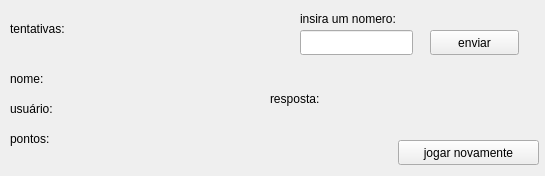
<?xml version="1.0" encoding="UTF-8"?>
<ui version="4.0">
 <class>MainWindow</class>
 <widget class="QMainWindow" name="MainWindow">
  <property name="geometry">
   <rect>
    <x>0</x>
    <y>0</y>
    <width>545</width>
    <height>176</height>
   </rect>
  </property>
  <property name="windowTitle">
   <string>jogo</string>
  </property>
  <widget class="QWidget" name="centralwidget">
   <widget class="QLabel" name="label">
    <property name="geometry">
     <rect>
      <x>10</x>
      <y>20</y>
      <width>81</width>
      <height>17</height>
     </rect>
    </property>
    <property name="text">
     <string>tentativas:</string>
    </property>
   </widget>
   <widget class="QLabel" name="lbTentativa">
    <property name="geometry">
     <rect>
      <x>90</x>
      <y>20</y>
      <width>67</width>
      <height>17</height>
     </rect>
    </property>
    <property name="text">
     <string/>
    </property>
   </widget>
   <widget class="QLabel" name="label_2">
    <property name="geometry">
     <rect>
      <x>10</x>
      <y>70</y>
      <width>51</width>
      <height>17</height>
     </rect>
    </property>
    <property name="text">
     <string>nome:</string>
    </property>
   </widget>
   <widget class="QLabel" name="lbNome">
    <property name="geometry">
     <rect>
      <x>60</x>
      <y>70</y>
      <width>67</width>
      <height>17</height>
     </rect>
    </property>
    <property name="text">
     <string/>
    </property>
   </widget>
   <widget class="QLabel" name="label_3">
    <property name="geometry">
     <rect>
      <x>10</x>
      <y>100</y>
      <width>67</width>
      <height>17</height>
     </rect>
    </property>
    <property name="text">
     <string>usuário:</string>
    </property>
   </widget>
   <widget class="QLabel" name="lbUsuario">
    <property name="geometry">
     <rect>
      <x>70</x>
      <y>100</y>
      <width>121</width>
      <height>17</height>
     </rect>
    </property>
    <property name="text">
     <string/>
    </property>
   </widget>
   <widget class="QLabel" name="label_4">
    <property name="geometry">
     <rect>
      <x>10</x>
      <y>130</y>
      <width>51</width>
      <height>17</height>
     </rect>
    </property>
    <property name="text">
     <string>pontos:</string>
    </property>
   </widget>
   <widget class="QLabel" name="lbPonto">
    <property name="geometry">
     <rect>
      <x>70</x>
      <y>130</y>
      <width>67</width>
      <height>17</height>
     </rect>
    </property>
    <property name="text">
     <string/>
    </property>
   </widget>
   <widget class="QLabel" name="label_5">
    <property name="geometry">
     <rect>
      <x>300</x>
      <y>10</y>
      <width>131</width>
      <height>17</height>
     </rect>
    </property>
    <property name="text">
     <string>insira um nomero:</string>
    </property>
   </widget>
   <widget class="QLineEdit" name="varNumero">
    <property name="geometry">
     <rect>
      <x>300</x>
      <y>30</y>
      <width>113</width>
      <height>25</height>
     </rect>
    </property>
    <property name="inputMask">
     <string>###########</string>
    </property>
   </widget>
   <widget class="QPushButton" name="btEnvair">
    <property name="geometry">
     <rect>
      <x>430</x>
      <y>30</y>
      <width>89</width>
      <height>25</height>
     </rect>
    </property>
    <property name="text">
     <string>enviar</string>
    </property>
   </widget>
   <widget class="QLabel" name="lbResposta">
    <property name="geometry">
     <rect>
      <x>270</x>
      <y>110</y>
      <width>241</width>
      <height>17</height>
     </rect>
    </property>
    <property name="text">
     <string/>
    </property>
   </widget>
   <widget class="QLabel" name="label_6">
    <property name="geometry">
     <rect>
      <x>270</x>
      <y>90</y>
      <width>81</width>
      <height>17</height>
     </rect>
    </property>
    <property name="text">
     <string>resposta:</string>
    </property>
   </widget>
   <widget class="QPushButton" name="btJogaNovamente">
    <property name="geometry">
     <rect>
      <x>398</x>
      <y>140</y>
      <width>141</width>
      <height>25</height>
     </rect>
    </property>
    <property name="text">
     <string>jogar novamente</string>
    </property>
   </widget>
  </widget>
 </widget>
 <resources/>
 <connections/>
</ui>
